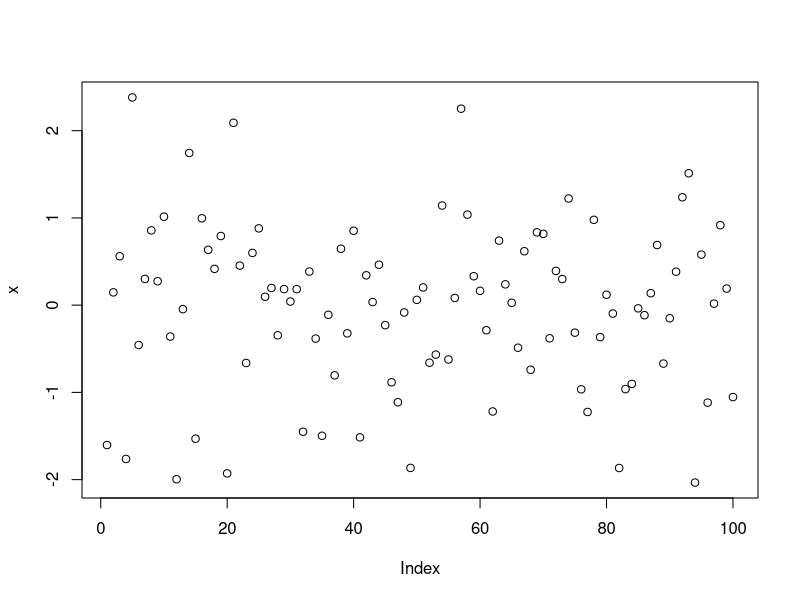

Write the R code that produced this figure.
## ---- chunk 1
x <- rnorm(100)
plot(x)
